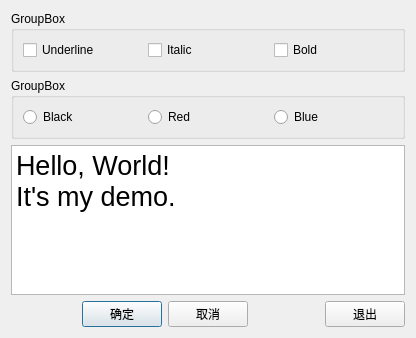
<?xml version="1.0" encoding="UTF-8"?>
<ui version="4.0">
 <class>QWDialog</class>
 <widget class="QDialog" name="QWDialog">
  <property name="geometry">
   <rect>
    <x>0</x>
    <y>0</y>
    <width>416</width>
    <height>338</height>
   </rect>
  </property>
  <property name="windowTitle">
   <string>Dialog by Designer</string>
  </property>
  <layout class="QVBoxLayout" name="verticalLayout">
   <item>
    <widget class="QGroupBox" name="groupBox">
     <property name="title">
      <string>GroupBox</string>
     </property>
     <layout class="QHBoxLayout" name="horizontalLayout_3">
      <item>
       <widget class="QCheckBox" name="checkBoxUnderline">
        <property name="text">
         <string>Underline</string>
        </property>
       </widget>
      </item>
      <item>
       <widget class="QCheckBox" name="checkBoxItalic">
        <property name="text">
         <string>Italic</string>
        </property>
       </widget>
      </item>
      <item>
       <widget class="QCheckBox" name="checkBoxBold">
        <property name="text">
         <string>Bold</string>
        </property>
       </widget>
      </item>
     </layout>
    </widget>
   </item>
   <item>
    <widget class="QGroupBox" name="groupBox_2">
     <property name="title">
      <string>GroupBox</string>
     </property>
     <layout class="QHBoxLayout" name="horizontalLayout_4">
      <item>
       <widget class="QRadioButton" name="radioButtonBlack">
        <property name="text">
         <string>Black</string>
        </property>
       </widget>
      </item>
      <item>
       <widget class="QRadioButton" name="radioButtonRed">
        <property name="text">
         <string>Red</string>
        </property>
       </widget>
      </item>
      <item>
       <widget class="QRadioButton" name="radioButtonBlue">
        <property name="text">
         <string>Blue</string>
        </property>
       </widget>
      </item>
     </layout>
    </widget>
   </item>
   <item>
    <widget class="QPlainTextEdit" name="plainTextEdit">
     <property name="font">
      <font>
       <pointsize>20</pointsize>
      </font>
     </property>
     <property name="plainText">
      <string>Hello, World!
It's my demo.</string>
     </property>
    </widget>
   </item>
   <item>
    <layout class="QHBoxLayout" name="horizontalLayout_2">
     <item>
      <spacer name="horizontalSpacer_2">
       <property name="orientation">
        <enum>Qt::Horizontal</enum>
       </property>
       <property name="sizeHint" stdset="0">
        <size>
         <width>40</width>
         <height>20</height>
        </size>
       </property>
      </spacer>
     </item>
     <item>
      <widget class="QPushButton" name="pushButtonOk">
       <property name="text">
        <string>确定</string>
       </property>
      </widget>
     </item>
     <item>
      <widget class="QPushButton" name="pushButtonCancel">
       <property name="text">
        <string>取消</string>
       </property>
      </widget>
     </item>
     <item>
      <spacer name="horizontalSpacer">
       <property name="orientation">
        <enum>Qt::Horizontal</enum>
       </property>
       <property name="sizeHint" stdset="0">
        <size>
         <width>40</width>
         <height>20</height>
        </size>
       </property>
      </spacer>
     </item>
     <item>
      <widget class="QPushButton" name="pushButtonClose">
       <property name="text">
        <string>退出</string>
       </property>
      </widget>
     </item>
    </layout>
   </item>
  </layout>
 </widget>
 <resources/>
 <connections>
  <connection>
   <sender>pushButtonOk</sender>
   <signal>clicked()</signal>
   <receiver>QWDialog</receiver>
   <slot>accept()</slot>
   <hints>
    <hint type="sourcelabel">
     <x>141</x>
     <y>313</y>
    </hint>
    <hint type="destinationlabel">
     <x>97</x>
     <y>316</y>
    </hint>
   </hints>
  </connection>
  <connection>
   <sender>pushButtonCancel</sender>
   <signal>clicked()</signal>
   <receiver>QWDialog</receiver>
   <slot>reject()</slot>
   <hints>
    <hint type="sourcelabel">
     <x>214</x>
     <y>309</y>
    </hint>
    <hint type="destinationlabel">
     <x>251</x>
     <y>312</y>
    </hint>
   </hints>
  </connection>
  <connection>
   <sender>pushButtonClose</sender>
   <signal>clicked()</signal>
   <receiver>QWDialog</receiver>
   <slot>close()</slot>
   <hints>
    <hint type="sourcelabel">
     <x>378</x>
     <y>309</y>
    </hint>
    <hint type="destinationlabel">
     <x>332</x>
     <y>311</y>
    </hint>
   </hints>
  </connection>
 </connections>
</ui>
